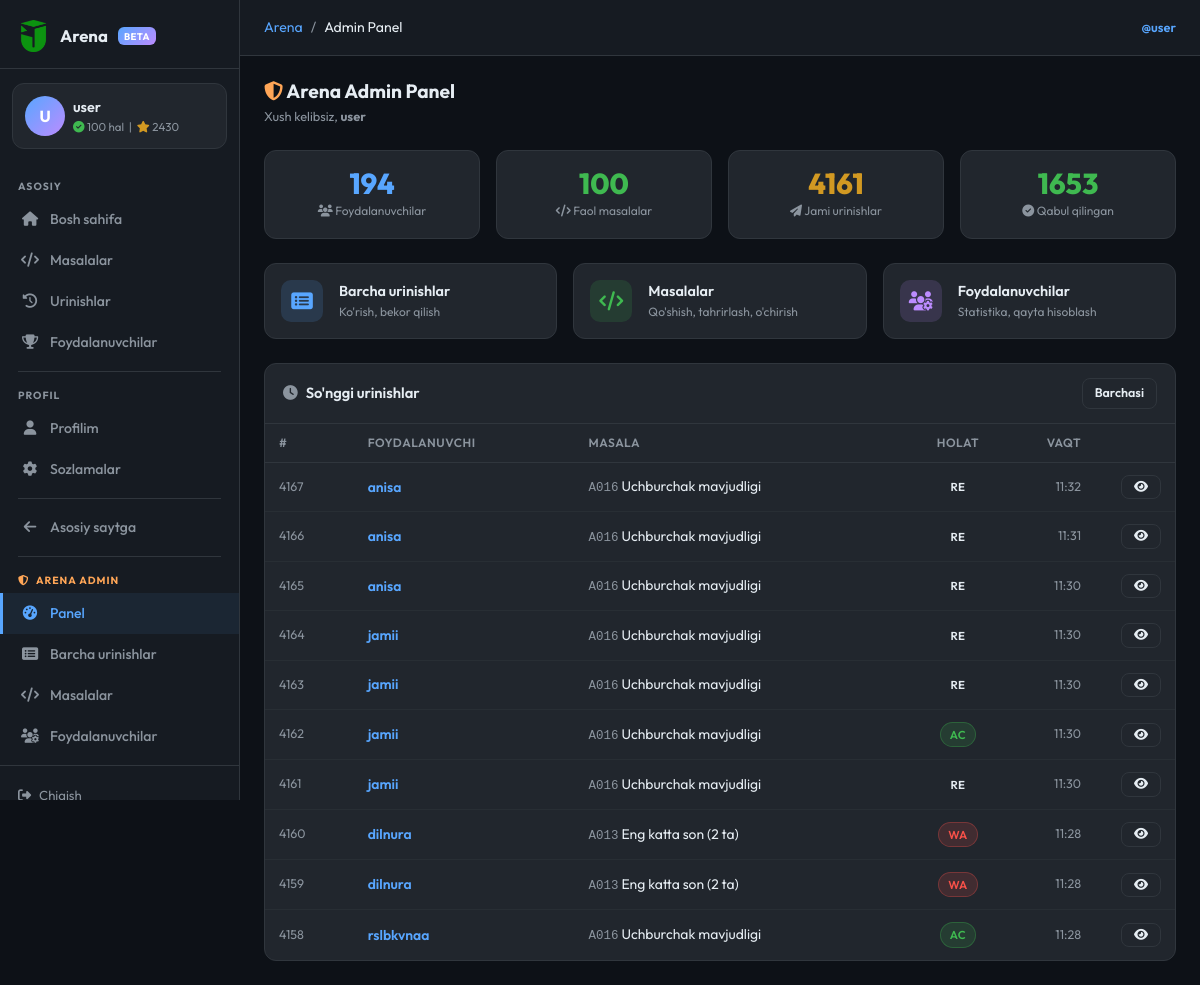
The app's page /arena/admin (signed in) with its own data.
### models.py (models this page shows, shortened)
class ArenaUser(db.Model):
    __tablename__ = 'arena_users'
    id = db.Column(db.Integer, primary_key=True)
    username = db.Column(db.String(50), unique=True, nullable=False)
    full_name = db.Column(db.String(100), nullable=False)
    age = db.Column(db.Integer)
    password_hash = db.Column(db.String(256), nullable=False)
    bio = db.Column(db.Text, default='')
    rating = db.Column(db.Integer, default=0)
    problems_solved = db.Column(db.Integer, default=0)
    total_stars = db.Column(db.Integer, default=0)
    created_at = db.Column(db.DateTime, default=tashkent_now)
    last_seen = db.Column(db.DateTime, default=tashkent_now)
    submissions = db.relationship('ArenaSubmission', backref='user', lazy='dynamic')
    __table_args__ = (
        db.Index('ix_arena_user_username', 'username'),
        db.Index('ix_arena_user_rating', 'rating'),
    )

class ArenaProblem(db.Model):
    __tablename__ = 'arena_problems'
    id = db.Column(db.Integer, primary_key=True)
    code = db.Column(db.String(10), unique=True, nullable=False)  # A001, M005
    title = db.Column(db.String(200), nullable=False)
    description = db.Column(db.Text, nullable=False)
    input_format = db.Column(db.Text, default='')
    output_format = db.Column(db.Text, default='')
    constraints = db.Column(db.Text, default='')
    examples = db.Column(db.Text, default='[]')  # JSON: [{input, output, explanation}]
    hidden_tests = db.Column(db.Text, default='[]')  # JSON: [{input, output}] — foydalanuvchiga ko'rsatilmaydi
    difficulty = db.Column(db.String(10), default='easy')   # easy / medium / hard
    category = db.Column(db.String(50), default='general')
    correct_answer = db.Column(db.Text, default='')          # for auto-grading
    time_limit = db.Column(db.Float, default=1.0)            # seconds (display)
    memory_limit = db.Column(db.Integer, default=256)        # MB (display)
    is_active = db.Column(db.Boolean, default=True)
    created_at = db.Column(db.DateTime, default=tashkent_now)
    accepted_count = db.Column(db.Integer, default=0)
    submission_count = db.Column(db.Integer, default=0)
    submissions = db.relationship('ArenaSubmission', backref='problem', lazy='dynamic')
    __table_args__ = (
        db.Index('ix_arena_problem_difficulty', 'difficulty'),
        db.Index('ix_arena_problem_category', 'category'),
        db.Index('ix_arena_problem_active', 'is_active'),
    )

### routes/arena.py (the view)
@arena_bp.route('/admin')
@arena_admin_required
def arena_admin_dashboard():
    total_users    = ArenaUser.query.count()
    total_problems = ArenaProblem.query.count()
    active_problems = ArenaProblem.query.filter_by(is_active=True).count()
    total_subs     = ArenaSubmission.query.count()
    total_ac       = ArenaSubmission.query.filter_by(status='AC').count()
    recent_subs    = (ArenaSubmission.query
                      .order_by(ArenaSubmission.submitted_at.desc())
                      .limit(10).all())
    return render_template('arena/admin_dashboard.html',
                           total_users=total_users,
                           total_problems=total_problems,
                           active_problems=active_problems,
                           total_subs=total_subs,
                           total_ac=total_ac,
                           recent_subs=recent_subs)

### models.py (called while the page is built)
def tashkent_now():
    return datetime.utcnow() + timedelta(hours=5)

### routes/arena.py (called while the page is built)
def _current_user():
    uid = session.get('arena_user_id')
    if not uid:
        return None
    return ArenaUser.query.get(uid)

def _is_arena_admin():
    u = _current_user()
    return u is not None and u.username.lower() == ARENA_ADMIN_USERNAME

def arena_admin_required(f):
    @wraps(f)
    def decorated(*args, **kwargs):
        if not _is_arena_admin():
            abort(403)
        return f(*args, **kwargs)
    return decorated

@arena_bp.context_processor
def _inject():
    u = _current_user()
    if u:
        u.last_seen = tashkent_now()
        try:
            db.session.commit()
        except Exception:
            db.session.rollback()
    return dict(arena_user=u, is_arena_admin=_is_arena_admin())

### templates/arena/admin_dashboard.html (shortened to what this page needs)
{% extends "arena/base.html" %}
{% block breadcrumb %}<li class="breadcrumb-item active">Admin Panel</li>{% endblock %}
{% block content %}
<div class="d-flex align-items-center justify-content-between mb-4">
  <div>
    <h2 style="font-size:1.2rem; font-weight:700; margin:0;">
      <i class="fas fa-shield-alt" style="color:var(--ar-orange);"></i> Arena Admin Panel
    </h2>
    <div style="font-size:.8rem; color:var(--ar-muted); margin-top:4px;">Xush kelibsiz, <strong>{{ arena_user.username }}</strong></div>
  </div>
</div>
<div class="row g-3 mb-4">
  <div class="col-6 col-md-3">
    <div class="ar-stat">
      <div class="val" style="color:var(--ar-primary);">{{ total_users }}</div>
      <div class="lbl"><i class="fas fa-users"></i> Foydalanuvchilar</div>
    </div>
  </div>
  <div class="col-6 col-md-3">
    <div class="ar-stat">
      <div class="val" style="color:var(--ar-green);">{{ active_problems }}</div>
      <div class="lbl"><i class="fas fa-code"></i> Faol masalalar</div>
    </div>
  </div>
  <div class="col-6 col-md-3">
    <div class="ar-stat">
      <div class="val" style="color:var(--ar-yellow);">{{ total_subs }}</div>
      <div class="lbl"><i class="fas fa-paper-plane"></i> Jami urinishlar</div>
    </div>
  </div>
  <div class="col-6 col-md-3">
    <div class="ar-stat">
      <div class="val" style="color:var(--ar-green);">{{ total_ac }}</div>
      <div class="lbl"><i class="fas fa-check-circle"></i> Qabul qilingan</div>
    </div>
  </div>
</div>
<div class="row g-3 mb-4">
  <div class="col-md-4">
    <a href="{{ url_for('arena.arena_admin_submissions') }}" class="ar-card d-flex align-items-center gap-3 p-3 text-decoration-none" style="transition:.15s;" onmouseover="this.style.borderColor='var(--ar-primary)'" onmouseout="this.style.borderColor='var(--ar-border)'">
      <div style="width:42px;height:42px;border-radius:10px;background:rgba(88,166,255,.15);display:flex;align-items:center;justify-content:center;font-size:1.2rem;color:var(--ar-primary);flex-shrink:0;">
        <i class="fas fa-list-alt"></i>
      </div>
      <div>
        <div style="font-weight:600; font-size:.9rem; color:var(--ar-text);">Barcha urinishlar</div>
        <div style="font-size:.75rem; color:var(--ar-muted);">Ko'rish, bekor qilish</div>
      </div>
    </a>
  </div>
  <div class="col-md-4">
    <a href="{{ url_for('arena.arena_admin_problems') }}" class="ar-card d-flex align-items-center gap-3 p-3 text-decoration-none" style="transition:.15s;" onmouseover="this.style.borderColor='var(--ar-green)'" onmouseout="this.style.borderColor='var(--ar-border)'">
      <div style="width:42px;height:42px;border-radius:10px;background:rgba(63,185,80,.15);display:flex;align-items:center;justify-content:center;font-size:1.2rem;color:var(--ar-green);flex-shrink:0;">
        <i class="fas fa-code"></i>
      </div>
      <div>
        <div style="font-weight:600; font-size:.9rem; color:var(--ar-text);">Masalalar</div>
        <div style="font-size:.75rem; color:var(--ar-muted);">Qo'shish, tahrirlash, o'chirish</div>
      </div>
    </a>
  </div>
  <div class="col-md-4">
    <a href="{{ url_for('arena.arena_admin_users') }}" class="ar-card d-flex align-items-center gap-3 p-3 text-decoration-none" style="transition:.15s;" onmouseover="this.style.borderColor='var(--ar-purple)'" onmouseout="this.style.borderColor='var(--ar-border)'">
      <div style="width:42px;height:42px;border-radius:10px;background:rgba(188,140,255,.15);display:flex;align-items:center;justify-content:center;font-size:1.2rem;color:var(--ar-purple);flex-shrink:0;">
        <i class="fas fa-users-cog"></i>
      </div>
      <div>
        <div style="font-weight:600; font-size:.9rem; color:var(--ar-text);">Foydalanuvchilar</div>
        <div style="font-size:.75rem; color:var(--ar-muted);">Statistika, qayta hisoblash</div>
      </div>
    </a>
  </div>
</div>
<div class="ar-card">
  <div class="ar-card-header">
    <i class="fas fa-clock" style="color:var(--ar-muted);"></i> So'nggi urinishlar
    <a href="{{ url_for('arena.arena_admin_submissions') }}" class="ms-auto ar-btn ar-btn-sm ar-btn-outline">Barchasi</a>
  </div>
  <table class="ar-table">
    <thead><tr>
      <th>#</th>
      <th>Foydalanuvchi</th>
      <th>Masala</th>
      <th style="text-align:center">Holat</th>
      <th style="width:80px; text-align:right">Vaqt</th>
      <th style="width:80px; text-align:right"></th>
    </tr></thead>
    <tbody>
    {% for s in recent_subs %}
    <tr>
      <td style="color:var(--ar-muted); font-size:.78rem;">{{ s.id }}</td>
      <td>
        <a href="{{ url_for('arena.profile', username=s.user.username) }}" style="color:var(--ar-primary); text-decoration:none; font-weight:600;">{{ s.user.username }}</a>
      </td>
      <td>
        <a href="{{ url_for('arena.problem_detail', pid=s.problem_id) }}" style="color:var(--ar-text); text-decoration:none;">
          <span style="font-family:monospace; color:var(--ar-muted); font-size:.78rem;">{{ s.problem.code }}</span>
          {{ s.problem.title }}
        </a>
      </td>
      <td style="text-align:center;">
        <span class="ar-badge badge-{{ s.status.lower() }}">{{ s.status }}</span>
      </td>
      <td style="text-align:right; color:var(--ar-muted); font-size:.78rem;">{{ s.submitted_at.strftime('%H:%M') }}</td>
      <td style="text-align:right;">
        <button onclick="viewCode({{ s.id }})" class="ar-btn ar-btn-sm ar-btn-outline" title="Ko'rish">
          <i class="fas fa-eye"></i>
        </button>
      </td>
    </tr>
    {% endfor %}
    </tbody>
  </table>
</div>
{% endblock %}

### templates/arena/base.html (shortened to what this page needs)
<!DOCTYPE html>
<html lang="uz">
<head>
  {% set _site_name = "Jahon School Arena — Asilbek Mirolimov" %}
  {% set _base_url  = (config.get("PUBLIC_BASE_URL","") or request.url_root).rstrip("/") %}
  {% set _default_desc = "Jahon School Arena — Asilbek Mirolimov tomonidan yaratilgan dasturlash platformasi. Masalalarni yeching, bilimingizni sinang, reytingda yuqoriga chiqing." %}
  {% set _default_kw   = "jahon school arena, jahon school test, asilbek mirolimov, arena, dasturlash, python, algoritmlar, online judge, bilim sinash, masala, kod, reyting, informatika, uzbekistan" %}
  {% set _og_image     = _base_url + url_for('static', filename='img/logo.png') %}
  <link href="https://cdn.jsdelivr.net/npm/bootstrap@5.3.0/dist/css/bootstrap.min.css" rel="stylesheet">
  <link rel="stylesheet" href="https://cdnjs.cloudflare.com/ajax/libs/font-awesome/6.4.0/css/all.min.css">
</head>
<body>
<aside class="ar-sidebar" id="arSidebar">
  <a class="ar-sidebar-logo" href="{{ url_for('arena.index') }}">
    <img src="{{ url_for('static', filename='img/logo.png') }}" alt="logo">
    <span>Arena</span>
    <span class="badge-arena">BETA</span>
  </a>
  {% if arena_user %}
  <div class="ar-user-card">
    <div class="d-flex align-items-center gap-2">
      <div class="av">{{ arena_user.username[0].upper() }}</div>
      <div style="min-width:0">
        <div class="uname">{{ arena_user.username }}</div>
        <div class="ustats">
          <i class="fas fa-check-circle" style="color:var(--ar-green)"></i>
          {{ arena_user.problems_solved }} hal &nbsp;|&nbsp;
          <i class="fas fa-star" style="color:var(--ar-yellow)"></i>
          {{ arena_user.rating }}
        </div>
      </div>
    </div>
  </div>
  {% endif %}
  <nav class="ar-nav">
    <div class="ar-nav-label">Asosiy</div>
    <a class="ar-nav-link {% if request.endpoint == 'arena.index' %}active{% endif %}"
       href="{{ url_for('arena.index') }}">
      <i class="fas fa-home"></i> Bosh sahifa
    </a>
    <a class="ar-nav-link {% if request.endpoint in ('arena.problems','arena.problem_detail') %}active{% endif %}"
       href="{{ url_for('arena.problems') }}">
      <i class="fas fa-code"></i> Masalalar
    </a>
    <a class="ar-nav-link {% if request.endpoint == 'arena.submissions' %}active{% endif %}"
       {% if arena_user %}href="{{ url_for('arena.submissions') }}"{% else %}href="{{ url_for('arena.login') }}"{% endif %}>
      <i class="fas fa-history"></i> Urinishlar
    </a>
    <a class="ar-nav-link {% if request.endpoint == 'arena.users' %}active{% endif %}"
       href="{{ url_for('arena.users') }}">
      <i class="fas fa-trophy"></i> Foydalanuvchilar
    </a>
    <div class="ar-nav-sep"></div>
    <div class="ar-nav-label">Profil</div>
    {% if arena_user %}
    <a class="ar-nav-link {% if request.endpoint == 'arena.profile' %}active{% endif %}"
       href="{{ url_for('arena.profile', username=arena_user.username) }}">
      <i class="fas fa-user"></i> Profilim
    </a>
    <a class="ar-nav-link {% if request.endpoint == 'arena.settings' %}active{% endif %}"
       href="{{ url_for('arena.settings') }}">
      <i class="fas fa-cog"></i> Sozlamalar
    </a>
    {% endif %}
    <div class="ar-nav-sep"></div>
    <a class="ar-nav-link" href="{{ url_for('main.index') }}" target="_blank">
      <i class="fas fa-arrow-left"></i> Asosiy saytga
    </a>
    {% if is_arena_admin %}
    <div class="ar-nav-sep"></div>
    <div class="ar-nav-label" style="color:var(--ar-orange);">
      <i class="fas fa-shield-alt" style="margin-right:4px;"></i> Arena Admin
    </div>
    <a class="ar-nav-link {% if request.endpoint == 'arena.arena_admin_dashboard' %}active{% endif %}"
       href="{{ url_for('arena.arena_admin_dashboard') }}">
      <i class="fas fa-tachometer-alt"></i> Panel
    </a>
    <a class="ar-nav-link {% if request.endpoint in ('arena.arena_admin_submissions',) %}active{% endif %}"
       href="{{ url_for('arena.arena_admin_submissions') }}">
      <i class="fas fa-list-alt"></i> Barcha urinishlar
    </a>
    <a class="ar-nav-link {% if request.endpoint in ('arena.arena_admin_problems','arena.arena_admin_problem_new','arena.arena_admin_problem_edit') %}active{% endif %}"
       href="{{ url_for('arena.arena_admin_problems') }}">
      <i class="fas fa-code"></i> Masalalar
    </a>
    <a class="ar-nav-link {% if request.endpoint == 'arena.arena_admin_users' %}active{% endif %}"
       href="{{ url_for('arena.arena_admin_users') }}">
      <i class="fas fa-users-cog"></i> Foydalanuvchilar
    </a>
    {% endif %}
  </nav>
  {% if arena_user %}
  <div class="ar-sidebar-footer">
    <a href="{{ url_for('arena.logout') }}">
      <i class="fas fa-sign-out-alt"></i> Chiqish
    </a>
  </div>
  {% endif %}
</aside>
<div class="ar-main">
  <div class="ar-topbar">
    <nav aria-label="breadcrumb">
      <ol class="breadcrumb">
        <li class="breadcrumb-item"><a href="{{ url_for('arena.index') }}">Arena</a></li>
        {% block breadcrumb %}{% endblock %}
      </ol>
    </nav>
    <div class="ms-auto" style="font-size:0.8rem; color:var(--ar-muted);">
      {% if arena_user %}
      <a href="{{ url_for('arena.profile', username=arena_user.username) }}"
         style="color:var(--ar-primary); text-decoration:none; font-weight:600;">
        @{{ arena_user.username }}
      </a>
      {% else %}
      <a href="{{ url_for('arena.login') }}" style="color:var(--ar-primary); text-decoration:none;">Kirish</a>
      &nbsp;/&nbsp;
      <a href="{{ url_for('arena.register') }}" style="color:var(--ar-muted); text-decoration:none;">Ro'yxat</a>
      {% endif %}
    </div>
  </div>
  <div class="ar-content">
    {% block content %}{% endblock %}
  </div>
</div>
</body>
</html>

### records on screen
ArenaUser: username "U", username "user", problems_solved "100", rating "2430"
ArenaUser: user.username "anisa" "anisa" "anisa"
ArenaProblem: problem.code "A016" "A016" "A016" "A016" "A016" "A016" "A016" "A016", problem "Uchburchak mavjudligi" "Uchburchak mavjudligi" "Uchburchak mavjudligi" "Uchburchak mavjudligi" "Uchburchak mavjudligi" "Uchburchak mavjudligi" "Uchburchak mavjudligi" "Uchburchak mavjudligi"
ArenaUser: user.username "jamii" "jamii" "jamii" "jamii"
ArenaUser: user.username "dilnura" "dilnura"
ArenaProblem: problem.code "A013" "A013", problem "Eng katta son (2 ta)" "Eng katta son (2 ta)"
ArenaUser: user.username "rslbkvnaa"

### other values on screen
{{ total_users }} "194"
{{ active_problems }} "100"
{{ total_subs }} "4161"
{{ total_ac }} "1653"
{{ s.id }} "4167" "4166" "4165" "4164" "4163" "4162" "4161" "4160" "4159" "4158"
{{ s.status }} "RE" "RE" "RE" "RE" "RE" "AC" "RE" "WA" "WA" "AC"
{{ s.submitted_at.strftime('%H:%M') }} "11:32" "11:31" "11:30" "11:30" "11:30" "11:30" "11:30" "11:28" "11:28" "11:28"
